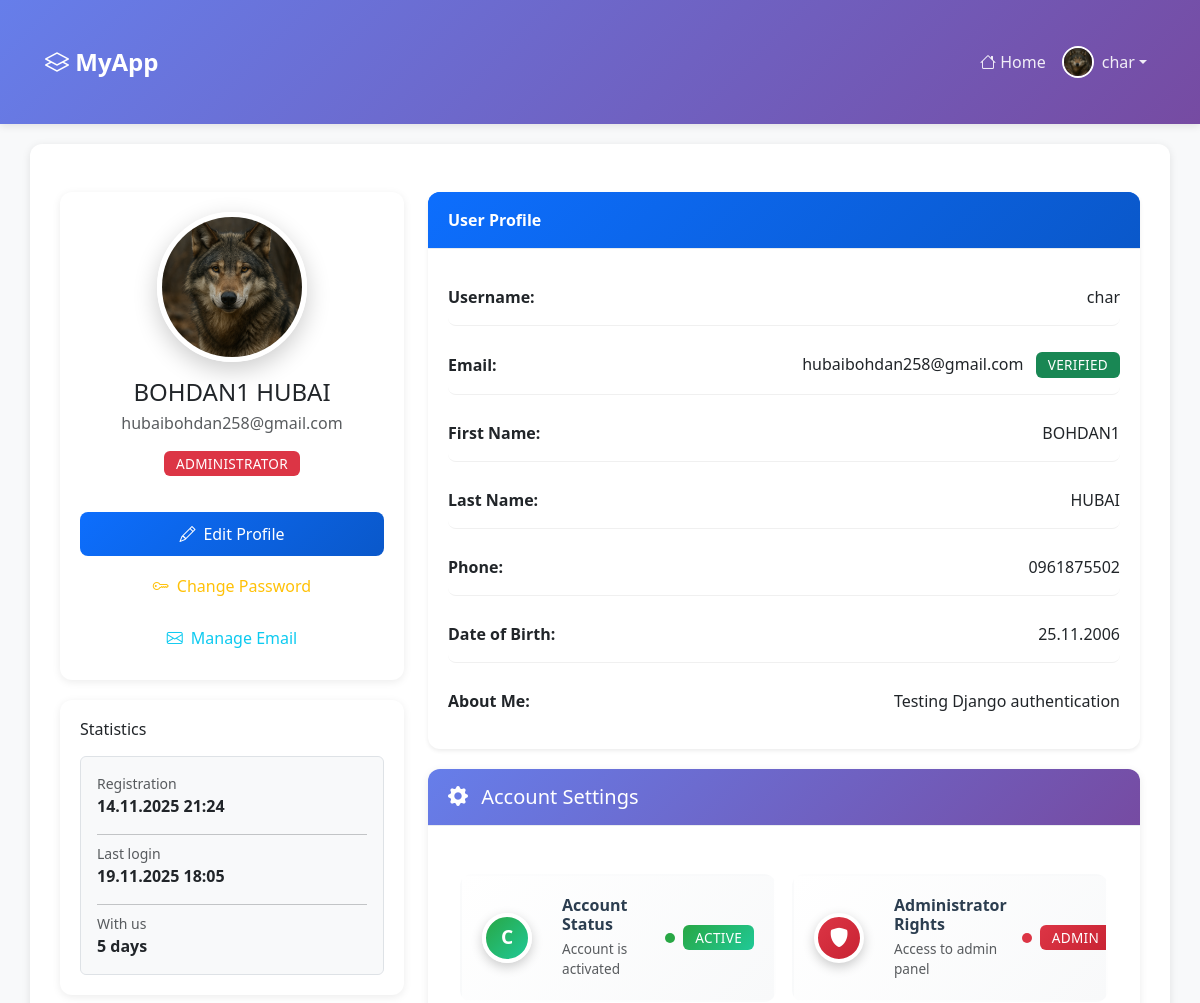
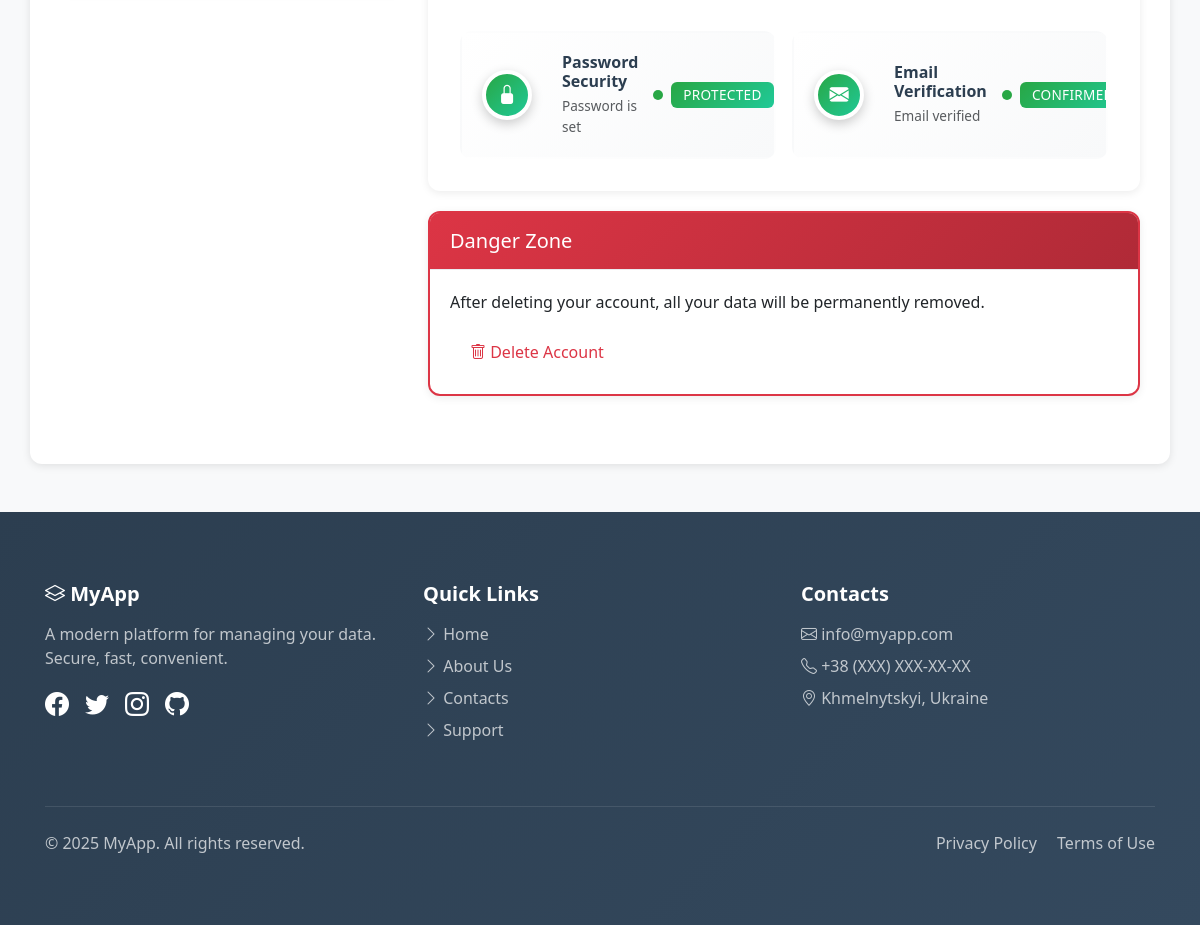
The app's page /profile/ (signed in) with its own data (2 pictures, top to bottom).
### auth_app/models.py (models this page shows, shortened)
class User(AbstractUser):
    email = models.EmailField('Email', unique=True)
    phone = models.CharField('Телефон', max_length=20, blank=True)
    avatar = models.ImageField('Аватар', upload_to='avatars/', null=True, blank=True)
    bio = models.TextField('О себе', max_length=500, blank=True)
    date_of_birth = models.DateField('Дата рождения', null=True, blank=True)
    created_at = models.DateTimeField('Дата создания', auto_now_add=True)
    updated_at = models.DateTimeField('Дата обновления', auto_now=True)
    class Meta:
        db_table = 'users'
        verbose_name = 'Пользователь'
        verbose_name_plural = 'Пользователи'
        ordering = ['-created_at']
    def get_full_name(self):
        return f"{self.first_name} {self.last_name}".strip() or self.username

### auth_app/views.py (the view, shortened to what this page needs)
# urls.py: path('profile/', views.profile, name='profile'),
@login_required
def profile(request):
    return render(request, 'auth_app/profile.html', {
        'user': request.user
    })

### auth_app/templates/auth_app/profile.html (shortened to what this page needs)
{% extends 'base.html' %}
{% load static %}
{% block extra_css %}
    <link href="{% static 'css/profile.css' %}" rel="stylesheet">
{% endblock %}
{% block content %}
<div class="container profile-container py-5">
    <div class="row">
        <div class="col-md-4">
            <div class="card profile-sidebar">
                <div class="card-body text-center">
                    {% if user.avatar %}
                        <img src="{{ user.avatar.url }}" alt="Avatar" class="profile-avatar mb-3">
                    {% else %}
                        <div class="profile-avatar-placeholder mb-3">
                            {{ user.username|slice:":1"|upper }}
                        </div>
                    {% endif %}
                    <h4 class="mb-1">{{ user.get_full_name|default:user.username }}</h4>
                    <p class="text-muted mb-3">{{ user.email }}</p>
                    {% if user.is_staff %}
                        <span class="badge bg-danger mb-3">Administrator</span>
                    {% else %}
                        <span class="badge bg-success mb-3">User</span>
                    {% endif %}
                    <div class="d-grid gap-2 profile-actions">
                        <button type="button" class="btn btn-primary" data-bs-toggle="modal" data-bs-target="#editProfileModal">
                            <i class="bi bi-pencil"></i> Edit Profile
                        </button>
                        {% if user.has_usable_password %}
                            <a href="{% url 'account_change_password' %}" class="btn btn-outline-warning">
                                <i class="bi bi-key"></i> Change Password
                            </a>
                        {% else %}
                            <a href="{% url 'account_set_password' %}" class="btn btn-outline-success">
                                <i class="bi bi-key-fill"></i> Set Password
                            </a>
                        {% endif %}
                        <a href="{% url 'account_email' %}" class="btn btn-outline-info">
                            <i class="bi bi-envelope"></i> Manage Email
                        </a>
                    </div>
                </div>
            </div>
            <div class="card mt-3">
                <div class="card-body">
                    <h6 class="card-title mb-3">Statistics</h6>
                    {% include 'auth_app/components/user_stats.html' %}
                </div>
            </div>
        </div>
        <div class="col-md-8">
            <div class="card shadow-sm border-0">
                <div class="card-header bg-primary text-white fw-semibold">
                    User Profile
                </div>
                <div class="card-body">
                    <ul class="list-group list-group-flush">
                        <li class="list-group-item d-flex justify-content-between align-items-center">
                            <span class="fw-semibold">Username:</span>
                            <span>{{ user.username }}</span>
                        </li>
                        <li class="list-group-item d-flex justify-content-between align-items-center">
                            <span class="fw-semibold">Email:</span>
                            <span>
                                {{ user.email }}
                                {% if user.emailaddress_set.first.verified %}
                                    <span class="badge bg-success ms-2">Verified</span>
                                {% else %}
                                    <span class="badge bg-warning text-dark ms-2">Not verified</span>
                                {% endif %}
                            </span>
                        </li>
                        <li class="list-group-item d-flex justify-content-between align-items-center">
                            <span class="fw-semibold">First Name:</span>
                            <span>{{ user.first_name|default:"Not provided" }}</span>
                        </li>
                        <li class="list-group-item d-flex justify-content-between align-items-center">
                            <span class="fw-semibold">Last Name:</span>
                            <span>{{ user.last_name|default:"Not provided" }}</span>
                        </li>
                        <li class="list-group-item d-flex justify-content-between align-items-center">
                            <span class="fw-semibold">Phone:</span>
                            <span>{{ user.phone|default:"Not provided" }}</span>
                        </li>
                        <li class="list-group-item d-flex justify-content-between align-items-center">
                            <span class="fw-semibold">Date of Birth:</span>
                            <span>
                                {% if user.date_of_birth %}
                                    {{ user.date_of_birth|date:"d.m.Y" }}
                                {% else %}
                                    Not provided
                                {% endif %}
                            </span>
                        </li>
                        <li class="list-group-item d-flex justify-content-between align-items-center">
                            <span class="fw-semibold">About Me:</span>
                            <span>{{ user.bio|default:"Not provided" }}</span>
                        </li>
                    </ul>
                </div>
            </div>
            <div class="card mt-3 account-settings-card">
                <div class="card-header bg-gradient-primary text-white">
                    <h5 class="mb-0">
                        <i class="bi bi-gear-fill me-2"></i>
                        Account Settings
                    </h5>
                </div>
                <div class="card-body p-4">
                    <div class="row account-settings g-3">
                        <div class="col-md-6">
                            <div class="setting-item setting-item-{{ user.is_active|yesno:'success,danger' }}">
                                <div class="setting-avatar">
                                    <div class="avatar-placeholder rounded-circle">
                                        {{ user.username|slice:":1"|upper }}
                                    </div>
                                </div>
                                <div class="setting-content">
                                    <div class="setting-info">
                                        <h6>Account Status</h6>
                                        <small class="text-muted">Account is {{ user.is_active|yesno:'activated,disabled' }}</small>
                                    </div>
                                    <div class="setting-badge">
                                        <span class="status-indicator status-{{ user.is_active|yesno:'active,inactive' }}"></span>
                                        <span class="badge badge-{{ user.is_active|yesno:'success,danger' }}">
                                            {{ user.is_active|yesno:"Active,Inactive" }}
                                        </span>
                                    </div>
                                </div>
                            </div>
                        </div>
                        <div class="col-md-6">
                            <div class="setting-item setting-item-{{ user.is_staff|yesno:'danger,secondary' }}">
                                <div class="setting-avatar">
                                    <div class="avatar-placeholder rounded-circle bg-danger">
                                        <i class="bi bi-shield-fill text-white"></i>
                                    </div>
                                </div>
                                <div class="setting-content">
                                    <div class="setting-info">
                                        <h6>Administrator Rights</h6>
                                        <small class="text-muted">Access to admin panel</small>
                                    </div>
                                    <div class="setting-badge">
                                        <span class="status-indicator status-{{ user.is_staff|yesno:'admin,user' }}"></span>
                                        <span class="badge badge-{{ user.is_staff|yesno:'danger,secondary' }}">
                                            {{ user.is_staff|yesno:"Admin,User" }}
                                        </span>
                                    </div>
                                </div>
                            </div>
                        </div>
                        <div class="col-md-6">
                            <div class="setting-item setting-item-{{ user.has_usable_password|yesno:'success,warning' }}">
                                <div class="setting-avatar">
                                    <div class="avatar-placeholder rounded-circle bg-{{ user.has_usable_password|yesno:'success,warning' }}">
                                        <i class="bi bi-lock-fill text-white"></i>
                                    </div>
                                </div>
                                <div class="setting-content">
                                    <div class="setting-info">
                                        <h6>Password Security</h6>
                                        <small class="text-muted">{{ user.has_usable_password|yesno:'Password is set,Password required' }}</small>
                                    </div>
                                    <div class="setting-badge">
                                        <span class="status-indicator status-{{ user.has_usable_password|yesno:'secure,warning' }}"></span>
                                        <span class="badge badge-{{ user.has_usable_password|yesno:'success,warning' }}">
                                            {{ user.has_usable_password|yesno:"Protected,Not set" }}
                                        </span>
                                    </div>
                                </div>
                            </div>
                        </div>
                        <div class="col-md-6">
                            <div class="setting-item setting-item-{% if user.emailaddress_set.first.verified %}success{% else %}warning{% endif %}">
                                <div class="setting-avatar">
                                    <div class="avatar-placeholder rounded-circle bg-{% if user.emailaddress_set.first.verified %}success{% else %}warning{% endif %}">
                                        <i class="bi bi-envelope-fill text-white"></i>
                                    </div>
                                </div>
                                <div class="setting-content">
                                    <div class="setting-info">
                                        <h6>Email Verification</h6>
                                        <small class="text-muted">{% if user.emailaddress_set.first.verified %}Email verified{% else %}Verification required{% endif %}</small>
                                    </div>
                                    <div class="setting-badge">
                                        {% if user.emailaddress_set.first.verified %}
                                            <span class="status-indicator status-verified"></span>
                                            <span class="badge badge-success">Confirmed</span>
                                        {% else %}
                                            <span class="status-indicator status-pending"></span>
                                            <span class="badge badge-warning">Not confirmed</span>
                                        {% endif %}
                                    </div>
                                </div>
                            </div>
                        </div>
                    </div>
                </div>
            </div>
            <div class="card mt-3 border-danger">
                <div class="card-header bg-danger text-white">
                    <h5 class="mb-0">Danger Zone</h5>
                </div>
                <div class="card-body">
                    <p class="mb-3">After deleting your account, all your data will be permanently removed.</p>
                    <button type="button" class="btn btn-outline-danger" data-bs-toggle="modal" data-bs-target="#deleteAccountModal">
                        <i class="bi bi-trash"></i> Delete Account
                    </button>
                </div>
            </div>
        </div>
    </div>
</div>
{% endblock %}

### templates/includes/navbar.html (shortened to what this page needs)
{% load static %}
{% block extra_css %}
    <link href="{% static 'css/navbar.css' %}" rel="stylesheet">
{% endblock %}
<nav class="navbar navbar-expand-lg navbar-dark">
    <div class="container">
        <a class="navbar-brand fw-bold" href="{% url 'home' %}" style="font-size: 1.5rem;">
            <i class="bi bi-layers"></i> MyApp
        </a>
        <div class="collapse navbar-collapse" id="navbarNav">
            <ul class="navbar-nav ms-auto align-items-center">
                <li class="nav-item">
                    <a class="nav-link" href="{% url 'home' %}">
                        <i class="bi bi-house"></i> Home
                    </a>
                </li>
                {% if user.is_authenticated %}
                    <li class="nav-item dropdown">
                        <a class="nav-link dropdown-toggle d-flex align-items-center" href="#" id="navbarDropdown" role="button" data-bs-toggle="dropdown">
                            {% if user.avatar %}
                                <img src="{{ user.avatar.url }}" alt="Avatar" class="rounded-circle me-2" width="32" height="32" style="object-fit: cover; border: 2px solid white;">
                            {% else %}
                                <div class="bg-white text-primary rounded-circle me-2 d-inline-flex align-items-center justify-content-center" style="width: 32px; height: 32px; font-size: 0.9rem; font-weight: bold; border: 2px solid white;">
                                    {{ user.username|slice:":1"|upper }}
                                </div>
                            {% endif %}
                            {{ user.username }}
                        </a>
                    </li>
                {% endif %}
            </ul>
        </div>
    </div>
</nav>

### auth_app/templates/auth_app/components/user_stats.html
<div class="bg-light rounded p-3 border">
    <div class="mb-3">
        <div class="text-muted small">Registration</div>
        <div class="fw-semibold">
            {{ user.date_joined|date:"d.m.Y H:i" }}
        </div>
    </div>
    <hr class="my-2">
    <div class="mb-3">
        <div class="text-muted small">Last login</div>
        <div class="fw-semibold">
            {% if user.last_login %}
                {{ user.last_login|date:"d.m.Y H:i" }}
            {% else %}
                Первый вход
            {% endif %}
        </div>
    </div>
    <hr class="my-2">
    <div>
        <div class="text-muted small">With us</div>
        <div class="fw-semibold">
            {{ user.date_joined|timesince }}
        </div>
    </div>
</div>

### records on screen
User: avatar (picture), username "char", get_full_name "BOHDAN1 HUBAI", email "hubaibohdan258@gmail.com", date_joined "14.11.2025 21:24", last_login "19.11.2025 18:05", date_joined "5 days", first_name "BOHDAN1", last_name "HUBAI", phone "0961875502", date_of_birth "25.11.2006", bio "Testing Django authentication", username "C", is_active "activated", is_active "ACTIVE", is_staff "ADMIN", has_usable_password "Password is set", has_usable_password "PROTECTED"
